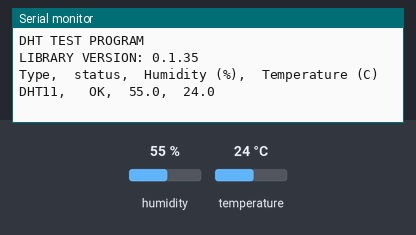
Simulated run of this sketch. Board: Arduino Uno, built with avr-gcc and run on an emulated ATmega328P. Parts: the last lines printed to the serial monitor. Wiring (inferred from the names in the program): DHT11 sensor: data pin 7. The test bench sets the inputs (shaded band); at power-on: humidity 55 %, temperature 24 °C.

Above: at 2.2 s.
2.3 s: humidity set to 22 %
At 3.4 s:
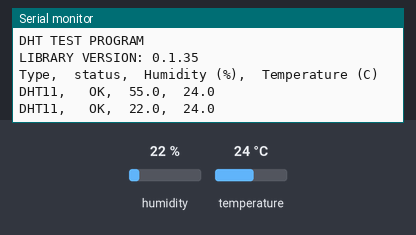
5.0 s: temperature set to 12 °C
At 5.8 s:
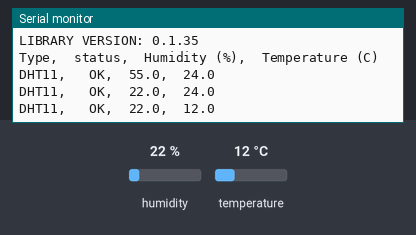
7.7 s: humidity set to 40 %
At 10.4 s:
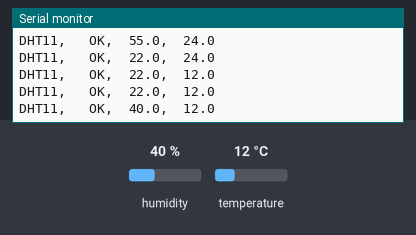
Timing chart, 0 to 11.9 s (numbered marks = the images above; inputs shaded):
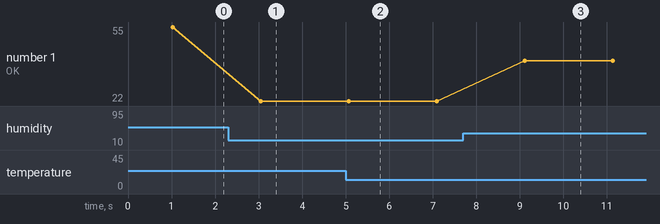

Measured:
- after the input at 2.3 s, the serial monitor: prints a new line after 0.75 s (image 1)
- after the input at 5.0 s, the serial monitor: prints a new line after 0.07 s (image 2)
- after the input at 7.7 s, the serial monitor: prints a new line after 1.4 s (image 3)
- plotted number 1: 55 → 22 after the input at 2.3 s, 22 → 40 after the input at 7.7 s

The sketch:

EX03_Measuring_Humidity_Temperature.ino
```cpp
#include <dht.h>

dht DHT;
#define DHT11_PIN 7

void setup() {
  // put your setup code here, to run once:
  Serial.begin(9600);
  Serial.println("DHT TEST PROGRAM");
  Serial.print("LIBRARY VERSION: ");
  Serial.println(DHT_LIB_VERSION);
  Serial.println("Type,\tstatus,\tHumidity (%),\tTemperature (C)");
  delay(1000);//Wait before accessing Sensor

}

void loop() {
  // put your main code here, to run repeatedly:
   Serial.print("DHT11, \t");
   int chk = DHT.read11(DHT11_PIN);
   switch (chk)
   {
   case DHTLIB_OK:
     Serial.print("OK,\t");
     // DISPLAY DATA
     Serial.print(DHT.humidity, 1);
     Serial.print(",\t");
     Serial.println(DHT.temperature, 1);
     break;
   case DHTLIB_ERROR_CHECKSUM:
     Serial.print("Checksum error,\t");
     break;
   case DHTLIB_ERROR_TIMEOUT:
     Serial.print("Time out error,\t");
     break;
   case DHTLIB_ERROR_CONNECT:
     Serial.print("Connect error,\t");
     break;
   case DHTLIB_ERROR_ACK_L:
     Serial.print("Ack Low error,\t");
     break;
   case DHTLIB_ERROR_ACK_H:
     Serial.print("Ack High error,\t");
     break;
   default:
     Serial.print("Unknown error,\t");
     break;
   }
   delay(2000);


}
```
